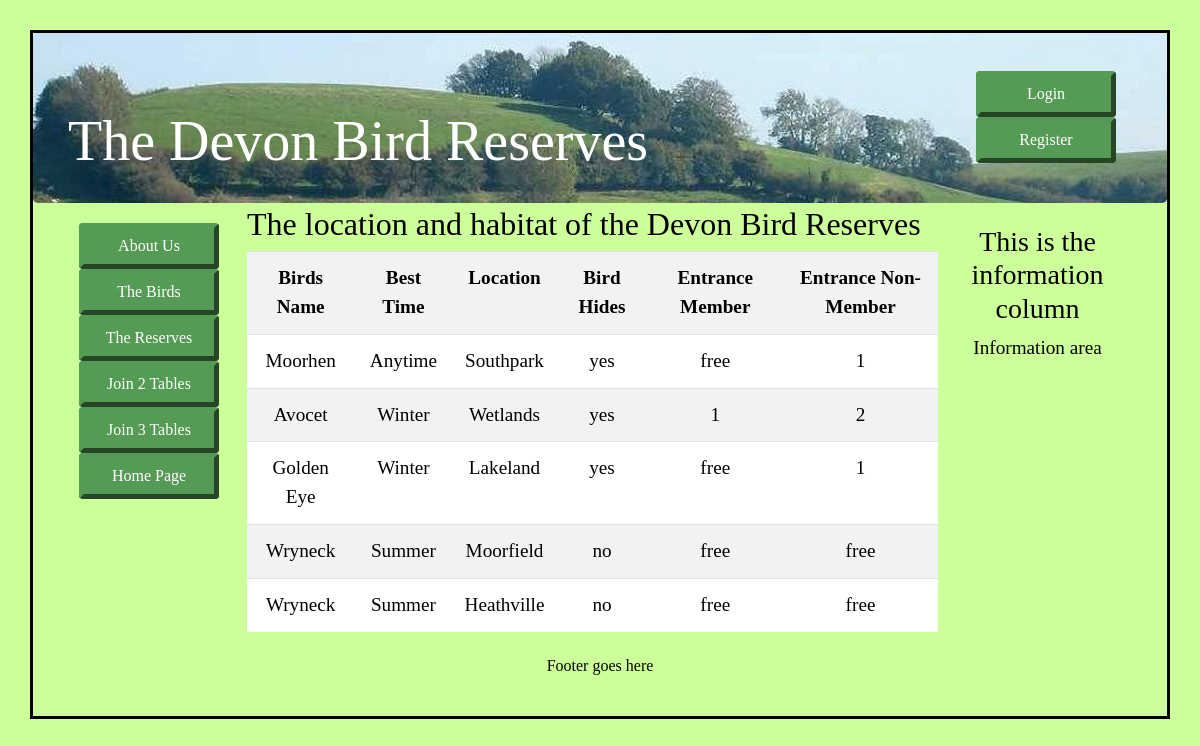
/join-3.php, run on the app's committed database.
### tables this page shows
CREATE TABLE `birds` (
  `bird_id` mediumint(4) UNSIGNED NOT NULL,
  `bird_name` tinytext NOT NULL,
  `rarity` tinytext NOT NULL,
  `best_time` tinytext NOT NULL
);

CREATE TABLE `location` (
  `location_id` mediumint(4) UNSIGNED NOT NULL,
  `location` tinytext NOT NULL,
  `location_type` tinytext NOT NULL,
  `bird_id` mediumint(4) UNSIGNED NOT NULL
);

CREATE TABLE `reserves_info` (
  `reserves_id` mediumint(4) UNSIGNED NOT NULL,
  `bird_hides` enum('yes','no') NOT NULL,
  `entrance_member` tinytext NOT NULL,
  `entr_non_member` tinytext NOT NULL,
  `location_id` mediumint(4) UNSIGNED NOT NULL
);

### join-3.php (the view, shortened to what this page needs)
 <!DOCTYPE html>
<html lang="en">
<head>
  <link rel="stylesheet"
  href="https://stackpath.bootstrapcdn.com/bootstrap/4.1.0/css/bootstrap.min.css"
>
  <link rel="stylesheet" type="text/css" href="birds.css">
</head>
<body>
<div class="container" style="margin-top:30px;border: 3px black solid;">
<header class="jumbotron text-center row" id="includeheader"
style="margin-bottom:2px; padding:20px;background-color:#CCFF99;">
  <?php include('includes/header.php'); ?>
</header>
<div class="content mx-auto" id="contents">
<div class="row mx-auto" style="padding-left: 0px; height: auto;">
  <nav class="col-sm-2">
      <ul class="nav nav-pills flex-column">
		<?php include('includes/nav.php'); ?>
      </ul>
  </nav>
<div class="col-sm-8 row" style="padding-left: 30px;">
<h2>The location and habitat of the Devon Bird Reserves</h2>
<p>
<?php
try {
require ('mysqli_connect.php');
$q = "SELECT bird_name, best_time, location, bird_hides, entrance_member,
entr_non_member FROM birds
INNER JOIN location USING (bird_id)
INNER JOIN reserves_info USING (location_id)";
$result = mysqli_query ($dbcon, $q);
if ($result) {
?>
<table class="table table-responsive table-striped" style="background: white;color:black;">
<tr>
<th scope="col">Birds Name</th>
<th scope="col">Best Time</th>
<th scope="col">Location</th>
<th scope="col">Bird Hides</th>
<th scope="col">Entrance Member</th>
<th scope="col">Entrance Non-Member</th>
</tr>
<?php
while ($row = mysqli_fetch_array($result, MYSQLI_ASSOC)) {
	$bird_name = htmlspecialchars($row['bird_name'], ENT_QUOTES);
	$best_time = htmlspecialchars($row['best_time'], ENT_QUOTES);
	$location = htmlspecialchars($row['location'], ENT_QUOTES);
	$bird_hides = htmlspecialchars($row['bird_hides'], ENT_QUOTES);
	$entrance_member = htmlspecialchars($row['entrance_member'], ENT_QUOTES);
	$entrance_non_member = htmlspecialchars($row['entr_non_member'], ENT_QUOTES);
	echo '<tr>
	<td scope="row">' . $bird_name . '</td>
	<td scope="row">' . $best_time . '</td>
	<td scope="row">' . $location . '</td>
	<td scope="row">' . $bird_hides . '</td>
	<td scope="row">' . $entrance_member . '</td>
	<td scope="row">' . $entrance_non_member . '</td>
	</tr>';
	}
	echo '</table>';
} else {
	echo '<p class="error">The current data could not be retrieved. ';
	echo 'We apologize for any inconvenience.</p>';
	echo '<p>' . mysqli_error($dbcon) . '<br><br />Query: ' . $q . '</p>';
}
}
   catch(Error $e)
   {
     print "The system is busy please try later";
   }
?></p>
</div>
	<aside class="col-sm-2" style="padding-top: 20px; padding-right: 0px;">
      <?php include('includes/info-col.php'); ?>
	</aside>
  </div>
<footer class="jumbotron text-center row"
style="padding-bottom:1px; padding-top:8px;background-color:#CCFF99;">
  <?php include('includes/footer.php'); ?>
</footer>
</div>
</div>
</body>
</html>

### birds.css (style rules this page uses)
header { color:white; background-color:#CCFF99; }
#includeheader { height:auto; background:#95b522; margin-bottom: 0px; padding:0px; background:url('images/header3.jpg'); background-repeat:no-repeat; }
#contents { background-color:transparent ;margin-top: -7px; color: black; margin: 0px; padding: 0px; }

### data on the page
birds: bird_name "Moorhen", best_time "Anytime", location.location "Southpark", reserves_info.bird_hides "yes", reserves_info.entrance_member "free", reserves_info.entr_non_member "1"
birds: bird_name "Avocet", best_time "Winter", location.location "Wetlands", reserves_info.bird_hides "yes", reserves_info.entrance_member "1", reserves_info.entr_non_member "2"
birds: bird_name "Golden Eye", best_time "Winter", location.location "Lakeland", reserves_info.bird_hides "yes", reserves_info.entrance_member "free", reserves_info.entr_non_member "1"
birds: bird_name "Wryneck", best_time "Summer", location.location "Moorfield", reserves_info.bird_hides "no", reserves_info.entrance_member "free", reserves_info.entr_non_member "free", location.location "Heathville"
